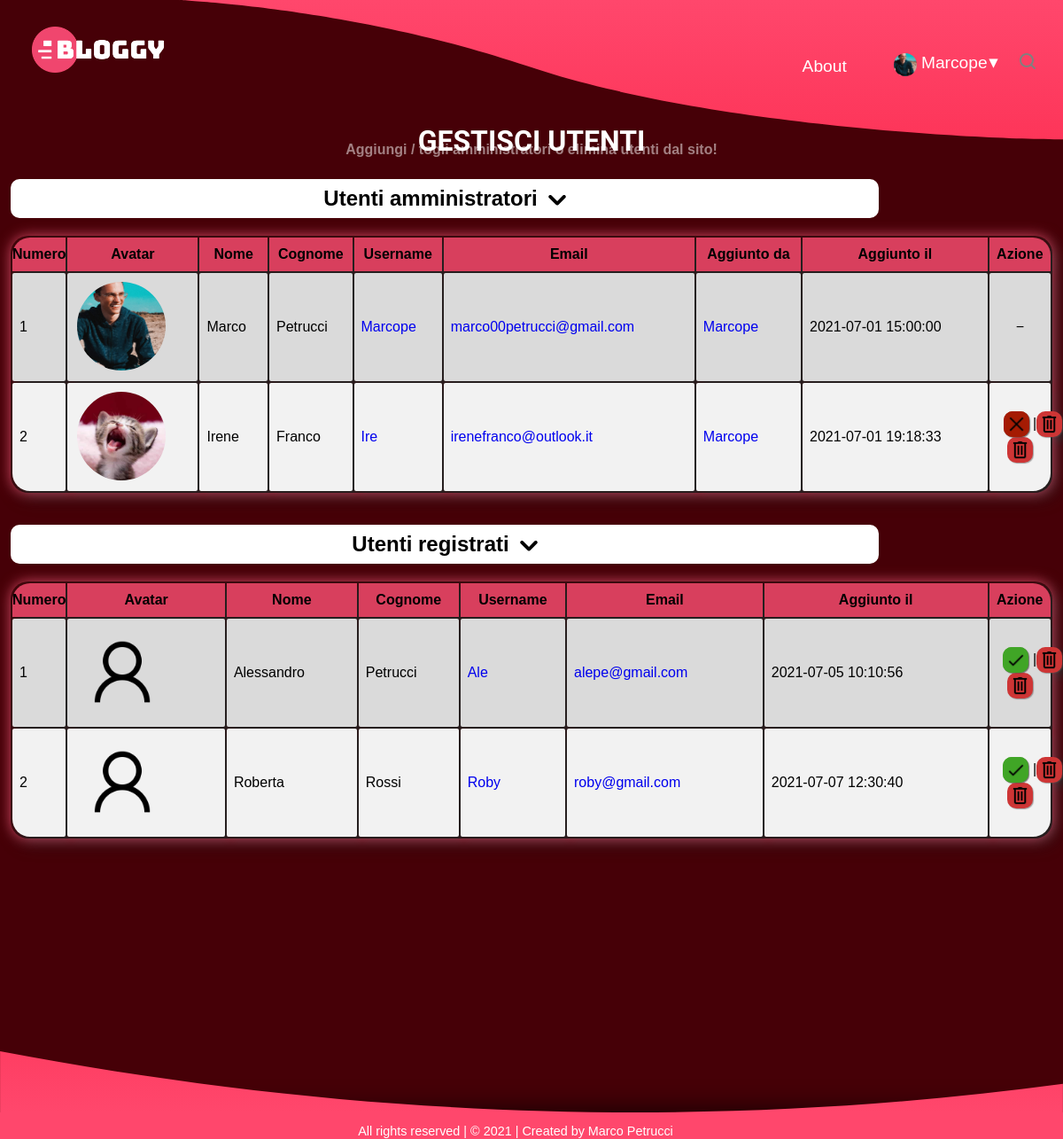
/reg-login/users.php (signed in), run on the app's committed database.
### tables this page shows
CREATE TABLE IF NOT EXISTS users (
  id tinyint(3) NOT NULL AUTO_INCREMENT PRIMARY KEY,
  admin bit(1) NOT NULL DEFAULT 0,
  add_data datetime NOT NULL,
  username varchar(100) NOT NULL UNIQUE KEY,
  nome varchar(100) DEFAULT NULL,
  cognome varchar(100) DEFAULT NULL,
  telefono varchar(100) DEFAULT NULL,
  email varchar(100) NOT NULL,
  password varchar(100) NOT NULL,
  avatar varchar(100) NOT NULL DEFAULT 'default.png',
  reso_admin_da varchar(100) DEFAULT NULL,
  FOREIGN KEY (reso_admin_da) REFERENCES users (username) ON DELETE CASCADE ON UPDATE CASCADE
);

### reg-login/users.php (the view, shortened to what this page needs)
<?php
require('../db_connect.php');
?>
<!DOCTYPE html>
<html lang="it">
<head>
</head>
<body>
	<div id="animation_container">
		<canvas id="canvas"></canvas>
	</div>
	<header>
		<a href="../index.php">
			<img src="../image/logo.png" id="logo" alt="Logo" />
		</a>
		<form action="../blog.php" method="get" id="cerca" name="cerca" title="Cerca nel sito...">
			<button type="submit" id="cercaBtn">
				<img src="../image/search_icon.svg" alt="Cerca">
			</button>
		</form>
		<div id="utente">
			<span id='dropdown_btn'>▾</span>
			<a href="account.php">
				<?php
				$username = $_SESSION['user_session'];
				$avatar_query = "SELECT avatar FROM users WHERE username = '$username'";
				$avatar = mysqli_query($conn, $avatar_query) or die("Connessione fallita: " . mysqli_error($conn));
				if (mysqli_num_rows($avatar) > 0) {
					$row = mysqli_fetch_array($avatar);
					$imageURL = '../image/' . $row["avatar"];
					echo "<img src = '$imageURL' id='user_icon' alt='Avatar'/>";
				} ?>
				<p class="dx" id="user_name"><?php echo ucfirst($_SESSION['user_session']) ?></p>
			</a>
		</div>
		<a href="../about.php" class="dx" title="About">About</a>
	</header>
	<nav id="nav_2"></nav>
	<main>
		<h1>GESTISCI UTENTI</h1>
		<h3 id="descrizione">Aggiungi / togli amministratori o elimina utenti dal sito!</h3>
		<h2 class="pointer">Utenti amministratori&ensp;<img src="../image/button_top.svg" class="down" alt="Mostra e nascondi elementi" /></h2>
		<table>
			<thead>
				<tr>
					<th>Numero</th>
					<th>Avatar</th>
					<th>Nome</th>
					<th>Cognome</th>
					<th>Username</th>
					<th>Email</th>
					<th>Aggiunto da</th>
					<th>Aggiunto il</th>
					<th>Azione</th>
				</tr>
			</thead>
			<tbody>
				<?php
				$admin_num = 1;
				$sql = "SELECT * FROM users WHERE admin = 1 ORDER BY add_data ASC";
				$execution = mysqli_query($conn, $sql) or die("Connessione fallita: " . mysqli_error($conn));
				while ($result = mysqli_fetch_assoc($execution)) {
					$admin_avatar = $result['avatar'];
					$imageURL = '../image/' . $admin_avatar;
					$admin_nome = $result['nome'];
					$admin_cognome = $result['cognome'];
					$admin_username = $result['username'];
					$admin_add_data = $result['add_data'];
					$admin_email = $result['email'];
					$reso_admin_da = $result['reso_admin_da'];
					echo "<tr>
							<td style='width:5%'>$admin_num</td>
							<td>
								<img src = '$imageURL' id='user_icon' alt='Avatar' style='width:100px; height:100px; margin-left:2%'/>
							</td>
							<td>$admin_nome</td>
							<td>$admin_cognome</td>";
					if ($admin_username == $_SESSION['user_session']) {
						echo "<td>
                              		<a href='account.php'>$admin_username</a>
                         		</td>";
					}
					else {
						echo "<td>
                              		<a href='account.php?username=$admin_username'>$admin_username</a>
                         		</td>";
					}
					echo "<td><a href='mailto:$admin_email'>$admin_email</a></td>";
					if ($reso_admin_da == $_SESSION['user_session']) {
						echo "<td>
                              		<a href='account.php'>$reso_admin_da</a>
                         		</td>";
					}
					else {
						echo "<td>
                              		<a href='account.php?username=$reso_admin_da'>$reso_admin_da</a>
                         		</td>";
					}
					echo "<td>$admin_add_data</td>
						<td style='width:6%; text-align:center'>";
					if ($admin_username != $_SESSION['user_session']) {
						echo "<a href='users.php?editDOWN_admin=$admin_username'>
								<img class='icona statica unapprove' src='../image/meno.png' alt='Rimuovi utente dagli admin' title='Rimuovi utente dagli admin'>
								<img class='icona attiva unapprove' src='../image/meno.gif' alt='Rimuovi utente dagli admin' title='Rimuovi utente dagli admin'>
							</a> |
							<a href='users.php?prepare_delete_admin=$admin_username'>
								<img class='icona statica delete' src='../image/trash_icon.png' alt='Elimina utente' title='Elimina utente'>
                                   	<img class='icona attiva delete' src='../image/trash_icon.gif' alt='Elimina utente' title='Elimina utente'>
							</a>
						</td>
					</tr>";
					}
					else echo "−</tr>";
					$admin_num++;
				}
				?>
			</tbody>
		</table>
		<h2 class="pointer">Utenti registrati&ensp;<img src="../image/button_top.svg" class="down" alt="Mostra e nascondi elementi" /></h2>
		<table>
			<thead>
				<tr>
					<th>Numero</th>
					<th>Avatar</th>
					<th>Nome</th>
					<th>Cognome</th>
					<th>Username</th>
					<th>Email</th>
					<th>Aggiunto il</th>
					<th>Azione</th>
				</tr>
			</thead>
			<tbody>
				<?php
				$user_num = 1;
				$sql = "SELECT * FROM users WHERE admin = 0 ORDER BY add_data ASC";
				$execution = mysqli_query($conn, $sql) or die("Connessione fallita: " . mysqli_error($conn));
				while ($result = mysqli_fetch_assoc($execution)) {
					$user_avatar = $result['avatar'];
					$imageURL = '../image/' . $user_avatar;
					$user_nome = $result['nome'];
					$user_cognome = $result['cognome'];
					$user_username = $result['username'];
					$user_add_data = $result['add_data'];
					$user_email = $result['email'];
					echo "<tr>
							<td style='width:5%'>$user_num</td>
							<td><img src = '$imageURL' id='user_icon' alt='Avatar' style='width:100px; height:100px; margin-left:2%'/></td>
							<td>$user_nome</td>
							<td>$user_cognome</td>
							<td>
								<a href='account.php?username=$user_username'>$user_username</a>
							</td>
							<td><a href='mailto:$user_email'>$user_email</a></td>
							<td>$user_add_data</td>
							<td style='width:6%; text-align:center'>
								<a href='users.php?editUP_admin=$user_username'>
									<img class='icona statica approva' src='../image/plus.png' alt='Aggiungi utente come admin' title='Aggiungi utente come admin'>
									<img class='icona attiva approva' src='../image/plus.gif' alt='Aggiungi utente come admin' title='Aggiungi utente come admin'>
								</a>|
								<a href='users.php?prepare_delete_admin=$user_username'>
									<img class='icona statica delete' src='../image/trash_icon.png' alt='Elimina utente' title='Elimina utente'>
                                   		<img class='icona attiva delete' src='../image/trash_icon.gif' alt='Elimina utente' title='Elimina utente'>
								</a>
							</td>
						</tr>";
					$user_num++;
				}
				?>
			</tbody>
		</table>
	</main>
	<img src="../image/footer.svg" alt="Footer">
	<footer>
		<a href="../about.php">All rights reserved | © 2021 | Created by Marco Petrucci</a>
	</footer>
</body>
</html>

### index.css (style rules this page uses)
:root { --sfondo_post: rgb(255, 255, 255, .6); }
* { font-family: Averta, Helvetica, Arial, sans-serif; }
body { margin: 0; background: rgb(70, 0, 7); }
#animation_container { position: fixed; top: 0; z-index: -1; opacity: .9; pointer-events: none; }
#animation_container canvas { width: 1600px; }
a { text-decoration: none; }
#nav_1, #nav_2, header { position: fixed; top: 0; left: 0; }
#nav_2 { width: 100%; height: 163px; transition: 0.8s; z-index: 2; }
#nav_2:before { position: absolute; left: 0; content: ''; width: calc(100% - 999px); height: 163px; }
#nav_2:after { position: absolute; right: 0; content: ''; width: 1000px; height: 163px; background: url("image/nav_2.svg"); }
header { right: 0; margin: 1.5% 2%; z-index: 4; transition: 0.6s; }
header a, header p:not(#autocompletamento p), #divisore { color: #fff; transition: .5s; }
#logo { width: 150px; float: left; cursor: pointer; margin: 1% 0 1% 1%; padding-bottom: 10px; transition: .2s; }
.dx { float: right; margin: 1.65% 1.5%; transition: .5s; }
#utente { float: right; margin: 1.5% 1.5% 1.7% 1.2%; transition: .5s; }
#user_icon { width: 26px; height: 26px; margin: 2px -6% 0; border-radius: 180px; }
#dropdown_btn { color: #fff; font-size: 1.3em; float: right; cursor: pointer; transition: .5s; }
#cerca { float: right; width: 30px; margin: 1.4% 0; padding: 1px; border-radius: 20px; background: transparent; transition: .5s; }
#cercaBtn { float: right; width: 30px; height: 30px; background-color: transparent; border-radius: 20px; cursor: pointer; border: none; }
main { margin: 200px 0 20%; }
main h1:not(.blog h1, .post h1, .avviso h1) { color: #fff; font-family: 'Bungee'; font-size: 3em; text-align: center; margin: -5% 0 0; }
#descrizione { color: rgba(255, 255, 255, 0.5); font-size: 1em; text-align: center; margin: -1.5% 0 2%; }
main h2.pointer { cursor: pointer; width: 18% }
img.down, img.up { width: 20px; transition: .4s; }
img.down { transform: rotate(180deg); }
main h2 { background: #fff; color: #000; border-radius: 10px; width: 15%; margin-top: 3%; margin-left: 1%; padding: 8px 10px; text-align: center }
main h2:first-of-type { margin-top: 0; }
table { width: 98%; margin: 0 1%; border-radius: 20px; box-shadow: 0px 0px 15px 0px rgb(216, 63, 93); filter: drop-shadow(5px 5px 5px #222); }
thead th { padding: 10px 0; color: #000; background-color: rgb(216, 63, 93); }
tbody td { padding: 8px; border-radius: 2px; }
tbody tr { background-color: #f2f2f2; }
tbody tr:nth-child(odd) { background-color: rgb(218, 218, 218); }
tr:first-child th:first-child { border-top-left-radius: 20px; }
tr:first-child th:last-child { border-top-right-radius: 20px; }
tr:last-child td:first-child { border-bottom-left-radius: 20px; }
tr:last-child td:last-child { border-bottom-right-radius: 20px; }
.icona { width: 23px; vertical-align: middle; border-radius: 10px; padding: 3px; box-shadow: 1px 1px 1px 0px rgba(85, 81, 81, 0.5); }
.icona.statica { position: absolute; z-index: 1; }
.icona.delete, #delete_post_button { background-color: rgb(206, 53, 53); }
.icona.unapprove { background-color: rgb(165, 27, 3); }
.icona.approva { background-color: rgb(64, 165, 38); }
img[alt="Footer"] { user-select: none; margin-bottom: -4px }
footer { padding: 1% 5% 0 2%; background: #FF476C; text-align: center; box-shadow: 0px -2px 30px 0px rgba(0, 0, 0, 0.75); bottom: 0 }
footer a { color: #fff; font-size: .75em }
@media screen and (max-width:1200px) { header { margin: 1.5% 2% 1%; } }
@media screen and (max-width:1200px) { header>a.dx { margin: 4% 4% 0 0 } }
@media screen and (max-width:1200px) { header #utente { margin-top: 3.5% } }
@media screen and (max-width:1200px) { header #cerca { margin-top: 3% } }
@media screen and (max-width:1200px) { main h1:not(.blog h1, .post h1, .avviso h1) { font-size: 2em } }
@media screen and (max-width:1200px) { h2 { width: 80% !important } }
@media screen and (min-width:768px) { #sezioni_btn, #open_sidenav, a.dx, #user_name { font-size: 1em } }
@media screen and (min-width:768px) { footer a { font-size: .9em } }
@media screen and (min-width:1200px) { #sezioni_btn, #open_sidenav, a.dx, #user_name { font-size: 1.2em } }

### data on the page
users: avatar (picture), nome "Marco", cognome "Petrucci", username "Marcope", email "marco00petrucci@gmail.com", reso_admin_da "Marcope", add_data "2021-07-01 15:00:00"
users: avatar (picture), nome "Irene", cognome "Franco", username "Ire", email "irenefranco@outlook.it", reso_admin_da "Marcope", add_data "2021-07-01 19:18:33"
users: avatar (placeholder picture), nome "Alessandro", cognome "Petrucci", username "Ale", email "alepe@gmail.com", add_data "2021-07-05 10:10:56"
users: avatar (placeholder picture), nome "Roberta", cognome "Rossi", username "Roby", email "roby@gmail.com", add_data "2021-07-07 12:30:40"

### other printed values
$_SESSION['user_session'] "Marcope"
